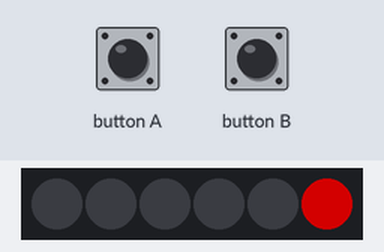
Simulated run of this program. Board: BBC micro:bit (MakeCode). Parts: 6 RGB LEDs in strip order, left to right. The test bench sets the inputs (shaded band). Dim RGB values are drawn brighter than linear.

Above: at 1.2 s.
1.3 s: button B pressed for 0.15 s
At 1.3 s:
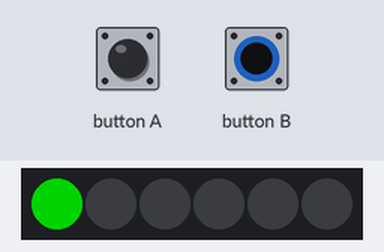
2.0 s: button A pressed for 0.15 s
At 2.5 s:
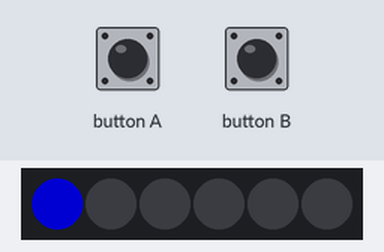
2.7 s: button A pressed for 0.15 s
3.4 s: button A pressed for 0.15 s
At 4.4 s:
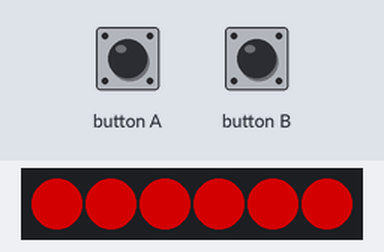
6.5 s: button A pressed for 0.15 s
9.6 s: button A pressed for 0.15 s
At 11.66 s:
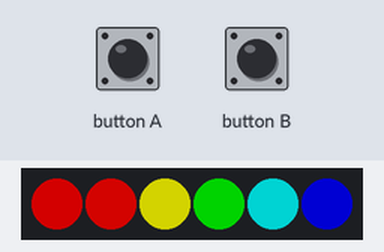
Timing chart, 0 to 13.7 s (numbered marks = the images above; inputs shaded):
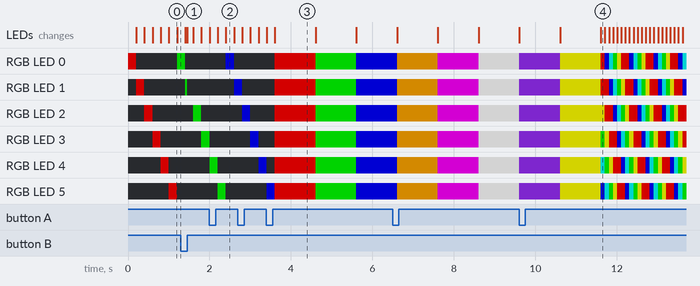

The program:

main.ts
```typescript
function heart() {
    while (run_function == 3) {
        strip.showColor(neopixel.colors(NeoPixelColors.Red))
        basic.pause(1000)
        strip.showColor(neopixel.colors(NeoPixelColors.Green))
        basic.pause(1000)
        strip.showColor(neopixel.colors(NeoPixelColors.Blue))
        basic.pause(1000)
        strip.showColor(neopixel.colors(NeoPixelColors.Orange))
        basic.pause(1000)
        strip.showColor(neopixel.colors(NeoPixelColors.Purple))
        basic.pause(1000)
        strip.showColor(neopixel.colors(NeoPixelColors.White))
        basic.pause(1000)
        strip.showColor(neopixel.colors(NeoPixelColors.Violet))
        basic.pause(1000)
        strip.showColor(neopixel.colors(NeoPixelColors.Yellow))
        basic.pause(1000)
    }
    turn_off()
}
function turn_off() {
    if (run_function == 0) {
        strip.clear()
        strip.show()
    }
}
input.onButtonPressed(Button.A, function () {
    if (run_function == 3) {
        run_function = 1
    } else {
        run_function += 1
    }
})
function smile() {
    while (run_function == 2) {
        strip.showRainbow(1, 360)
        while (run_function == 2) {
            strip.rotate(1)
            strip.show()
            basic.pause(100)
        }
    }
    turn_off()
}
function cross() {
    while (run_function == 1) {
        for (let index = 0; index < 6; index++) {
            strip.shift(1)
            strip.setPixelColor(Led, neopixel.colors(NeoPixelColors.Red))
            strip.show()
            basic.pause(200)
            Led += 1
        }
        Led = 0
        for (let index = 0; index < 6; index++) {
            strip.shift(1)
            strip.setPixelColor(Led, neopixel.colors(NeoPixelColors.Green))
            strip.show()
            basic.pause(200)
            Led += 1
        }
        Led = 0
        for (let index = 0; index < 6; index++) {
            strip.shift(1)
            strip.setPixelColor(Led, neopixel.colors(NeoPixelColors.Blue))
            strip.show()
            basic.pause(200)
            Led += 1
        }
        Led = 0
    }
    turn_off()
}
input.onButtonPressed(Button.B, function () {
    if (run_function > 0) {
        run_function = 0
        turn_off()
    } else {
        run_function = 1
    }
})
let Led = 0
let strip: neopixel.Strip = null
let run_function = 0
run_function = 1
strip = neopixel.create(DigitalPin.P1, 6, NeoPixelMode.RGB)
basic.forever(function () {
    cross()
    heart()
    smile()
})
```

test.ts
```typescript
// Tady jsou testy. Při použití tohoto balíčku jako rozšíření nebude zkompilováno.
```

Measured:
- after the input at 3.4 s, the LEDs: first differ from a run without the input after 0.21 s (image 3)
- after the input at 9.6 s, the LEDs: first differ from a run without the input after 2.0 s (image 4)
- what the display in image 3 shows lasts 1.0 s, from 3.6 s to 4.6 s
